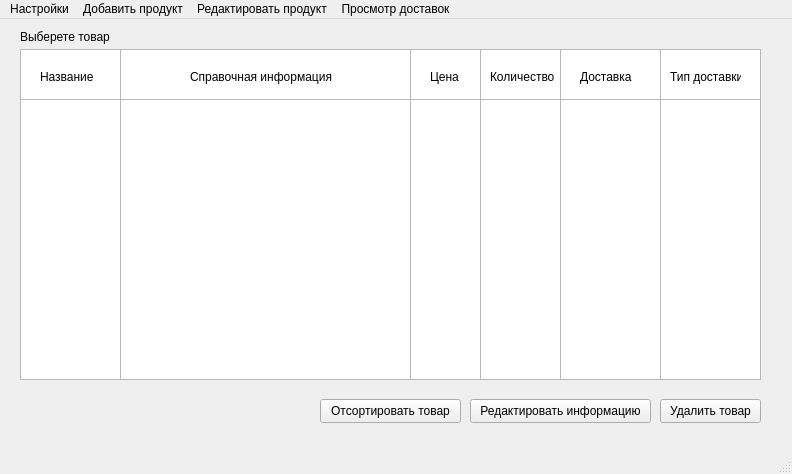
<?xml version="1.0" encoding="UTF-8"?>
<ui version="4.0">
 <class>MainWindow</class>
 <widget class="QMainWindow" name="MainWindow">
  <property name="geometry">
   <rect>
    <x>0</x>
    <y>0</y>
    <width>792</width>
    <height>474</height>
   </rect>
  </property>
  <property name="windowTitle">
   <string>MainWindow</string>
  </property>
  <widget class="QWidget" name="centralwidget">
   <widget class="QTableWidget" name="tableWidget">
    <property name="geometry">
     <rect>
      <x>20</x>
      <y>30</y>
      <width>541</width>
      <height>331</height>
     </rect>
    </property>
   </widget>
   <widget class="QLabel" name="label">
    <property name="geometry">
     <rect>
      <x>20</x>
      <y>10</y>
      <width>131</width>
      <height>16</height>
     </rect>
    </property>
    <property name="text">
     <string>Выберете товар</string>
    </property>
   </widget>
   <widget class="QPushButton" name="pushButton">
    <property name="geometry">
     <rect>
      <x>660</x>
      <y>380</y>
      <width>101</width>
      <height>24</height>
     </rect>
    </property>
    <property name="text">
     <string>Удалить товар</string>
    </property>
   </widget>
   <widget class="QPushButton" name="pushButton_2">
    <property name="geometry">
     <rect>
      <x>470</x>
      <y>380</y>
      <width>181</width>
      <height>24</height>
     </rect>
    </property>
    <property name="text">
     <string>Редактировать информацию</string>
    </property>
   </widget>
   <widget class="QColumnView" name="columnView">
    <property name="geometry">
     <rect>
      <x>20</x>
      <y>30</y>
      <width>101</width>
      <height>331</height>
     </rect>
    </property>
   </widget>
   <widget class="QColumnView" name="columnView_2">
    <property name="geometry">
     <rect>
      <x>120</x>
      <y>30</y>
      <width>291</width>
      <height>331</height>
     </rect>
    </property>
   </widget>
   <widget class="QColumnView" name="columnView_4">
    <property name="geometry">
     <rect>
      <x>20</x>
      <y>30</y>
      <width>101</width>
      <height>51</height>
     </rect>
    </property>
   </widget>
   <widget class="QColumnView" name="columnView_5">
    <property name="geometry">
     <rect>
      <x>120</x>
      <y>30</y>
      <width>291</width>
      <height>51</height>
     </rect>
    </property>
   </widget>
   <widget class="QColumnView" name="columnView_6">
    <property name="geometry">
     <rect>
      <x>560</x>
      <y>30</y>
      <width>101</width>
      <height>51</height>
     </rect>
    </property>
   </widget>
   <widget class="QLabel" name="label_2">
    <property name="geometry">
     <rect>
      <x>40</x>
      <y>50</y>
      <width>101</width>
      <height>16</height>
     </rect>
    </property>
    <property name="text">
     <string>Название</string>
    </property>
   </widget>
   <widget class="QLabel" name="label_3">
    <property name="geometry">
     <rect>
      <x>190</x>
      <y>50</y>
      <width>151</width>
      <height>16</height>
     </rect>
    </property>
    <property name="text">
     <string>Справочная информация</string>
    </property>
   </widget>
   <widget class="QLabel" name="label_4">
    <property name="geometry">
     <rect>
      <x>580</x>
      <y>50</y>
      <width>61</width>
      <height>16</height>
     </rect>
    </property>
    <property name="text">
     <string>Доставка</string>
    </property>
   </widget>
   <widget class="QColumnView" name="columnView_7">
    <property name="geometry">
     <rect>
      <x>660</x>
      <y>30</y>
      <width>101</width>
      <height>331</height>
     </rect>
    </property>
   </widget>
   <widget class="QColumnView" name="columnView_8">
    <property name="geometry">
     <rect>
      <x>660</x>
      <y>30</y>
      <width>101</width>
      <height>51</height>
     </rect>
    </property>
   </widget>
   <widget class="QLabel" name="label_5">
    <property name="geometry">
     <rect>
      <x>670</x>
      <y>50</y>
      <width>71</width>
      <height>16</height>
     </rect>
    </property>
    <property name="text">
     <string>Тип доставки</string>
    </property>
   </widget>
   <widget class="QColumnView" name="columnView_9">
    <property name="geometry">
     <rect>
      <x>560</x>
      <y>30</y>
      <width>101</width>
      <height>331</height>
     </rect>
    </property>
   </widget>
   <widget class="QPushButton" name="pushButton_3">
    <property name="geometry">
     <rect>
      <x>320</x>
      <y>380</y>
      <width>141</width>
      <height>24</height>
     </rect>
    </property>
    <property name="text">
     <string>Отсортировать товар</string>
    </property>
   </widget>
   <widget class="QColumnView" name="columnView_10">
    <property name="geometry">
     <rect>
      <x>410</x>
      <y>30</y>
      <width>71</width>
      <height>331</height>
     </rect>
    </property>
   </widget>
   <widget class="QColumnView" name="columnView_11">
    <property name="geometry">
     <rect>
      <x>480</x>
      <y>30</y>
      <width>81</width>
      <height>331</height>
     </rect>
    </property>
   </widget>
   <widget class="QLabel" name="label_6">
    <property name="geometry">
     <rect>
      <x>430</x>
      <y>50</y>
      <width>41</width>
      <height>16</height>
     </rect>
    </property>
    <property name="text">
     <string>Цена</string>
    </property>
   </widget>
   <widget class="QLabel" name="label_7">
    <property name="geometry">
     <rect>
      <x>490</x>
      <y>50</y>
      <width>71</width>
      <height>16</height>
     </rect>
    </property>
    <property name="text">
     <string>Количество</string>
    </property>
   </widget>
   <widget class="QColumnView" name="columnView_12">
    <property name="geometry">
     <rect>
      <x>410</x>
      <y>30</y>
      <width>71</width>
      <height>51</height>
     </rect>
    </property>
   </widget>
   <widget class="QColumnView" name="columnView_13">
    <property name="geometry">
     <rect>
      <x>480</x>
      <y>30</y>
      <width>81</width>
      <height>51</height>
     </rect>
    </property>
   </widget>
   <zorder>columnView_9</zorder>
   <zorder>tableWidget</zorder>
   <zorder>label</zorder>
   <zorder>pushButton</zorder>
   <zorder>pushButton_2</zorder>
   <zorder>columnView</zorder>
   <zorder>columnView_2</zorder>
   <zorder>columnView_4</zorder>
   <zorder>columnView_5</zorder>
   <zorder>columnView_6</zorder>
   <zorder>label_2</zorder>
   <zorder>label_3</zorder>
   <zorder>label_4</zorder>
   <zorder>columnView_7</zorder>
   <zorder>columnView_8</zorder>
   <zorder>label_5</zorder>
   <zorder>pushButton_3</zorder>
   <zorder>columnView_10</zorder>
   <zorder>columnView_11</zorder>
   <zorder>columnView_12</zorder>
   <zorder>label_6</zorder>
   <zorder>columnView_13</zorder>
   <zorder>label_7</zorder>
  </widget>
  <widget class="QMenuBar" name="menubar">
   <property name="geometry">
    <rect>
     <x>0</x>
     <y>0</y>
     <width>792</width>
     <height>21</height>
    </rect>
   </property>
   <widget class="QMenu" name="menu">
    <property name="title">
     <string>Настройки</string>
    </property>
   </widget>
   <widget class="QMenu" name="menu_2">
    <property name="title">
     <string>Добавить продукт</string>
    </property>
   </widget>
   <widget class="QMenu" name="menu_3">
    <property name="title">
     <string>Редактировать продукт</string>
    </property>
   </widget>
   <widget class="QMenu" name="menu_4">
    <property name="title">
     <string>Просмотр доставок</string>
    </property>
   </widget>
   <addaction name="menu"/>
   <addaction name="menu_2"/>
   <addaction name="menu_3"/>
   <addaction name="menu_4"/>
  </widget>
  <widget class="QStatusBar" name="statusbar"/>
 </widget>
 <resources/>
 <connections/>
</ui>
